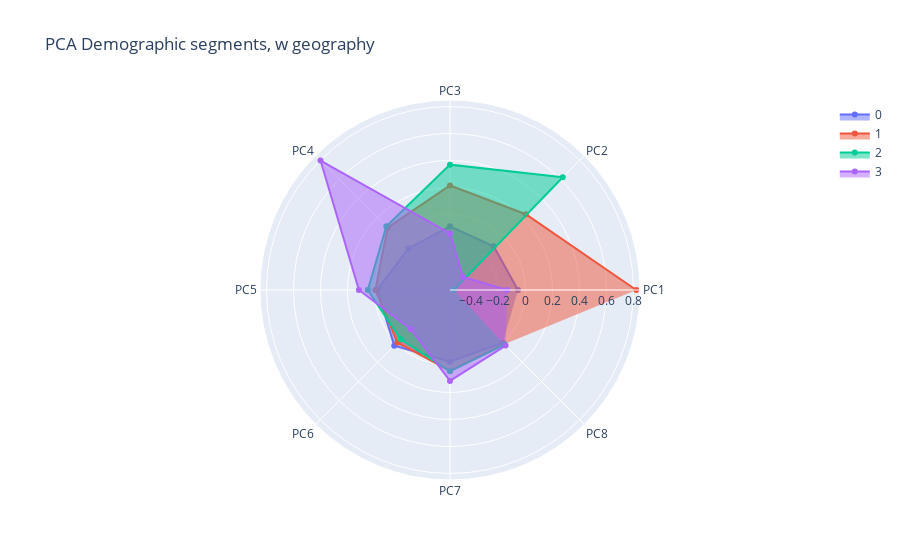

Write notebook code for a chart like this one.
### Code cell
def plotRadarChart(data,title):
    temp_list = []
    for i in range(len(data)):
        temp_list.append(go.Scatterpolar(
                                        r=data.iloc[i].values,
                                        theta=data.columns,
                                        name=str(data.index[i]),
                                        fill='toself'
        ))

    layout = go.Layout(polar = dict(radialaxis = dict(visible = True)),
                        showlegend = True, title=title)     
    fig = go.Figure(data = temp_list, layout = layout)     
    fig.show()

plotRadarChart(radar_scaled_pca, "PCA Demographic segments, w geography")

### Figure 1 — Plotly figure (JSON) as saved in the notebook; plotly's stock layout.template omitted (floating-point values rounded to 4 significant figures)
{"data": [{"fill": "toself", "name": "0", "r": [-0.05538, -0.1014, -0.08708, -0.1236, -0.01983, 0.02504, -0.02761, -0.006272], "theta": ["PC1", "PC2", "PC3", "PC4", "PC5", "PC6", "PC7", "PC8"], "type": "scatterpolar"}, {"fill": "toself", "name": "1", "r": [0.8205, 0.2348, 0.2153, 0.09342, -0.006315, -0.008602, 0.04033, 0.008502], "theta": ["PC1", "PC2", "PC3", "PC4", "PC5", "PC6", "PC7", "PC8"], "type": "scatterpolar"}, {"fill": "toself", "name": "2", "r": [-0.5311, 0.6223, 0.3695, 0.1082, 0.05016, -0.04306, 0.04377, 0.01248], "theta": ["PC1", "PC2", "PC3", "PC4", "PC5", "PC6", "PC7", "PC8"], "type": "scatterpolar"}, {"fill": "toself", "name": "3", "r": [-0.1359, -0.4228, -0.1395, 0.7973, 0.116, -0.1479, 0.1147, 0.0234], "theta": ["PC1", "PC2", "PC3", "PC4", "PC5", "PC6", "PC7", "PC8"], "type": "scatterpolar"}], "layout": {"polar": {"radialaxis": {"visible": true}}, "showlegend": true, "title": {"text": "PCA Demographic segments, w geography"}}}
